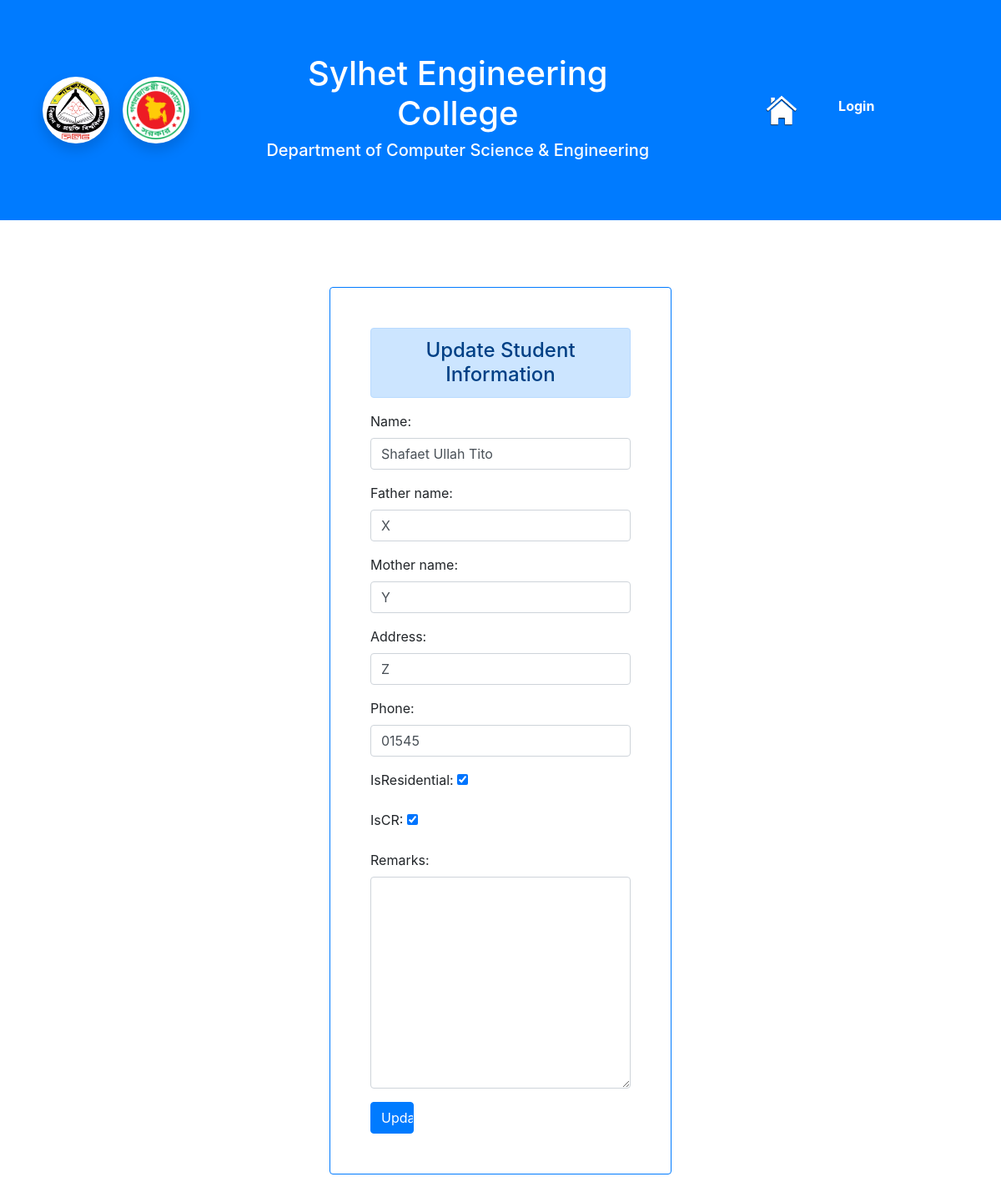
The app's page /main/update_student/CSE-15/2022331501 with its own data.
### main/models.py (models this page shows)
class Student(models.Model):
    id = models.AutoField
    reg_no = models.CharField(max_length=10, default="")
    batch_no = models.CharField(max_length=6, default="")
    session = models.CharField(max_length=8, default="")
    name = models.CharField(max_length=60, default="")
    father_name = models.CharField(max_length=60, default="")
    mother_name = models.CharField(max_length=60, default="")
    address = models.CharField(max_length=100, default="")
    phone = models.CharField(max_length=11, default="")
    isResidential = models.BooleanField(default=False)
    isCR = models.BooleanField(default=False)
    average_cgpa = models.FloatField(default=0)
    remarks = models.CharField(max_length=500, default="None")

### main/views.py (the view)
# urls.py: path('update_student/<str:batch_no>/<str:reg_no>',
def update_student(request, batch_no, reg_no):
    student = Student.objects.filter(reg_no=reg_no).first()
    if request.method == "POST":
        name = request.POST['name']
        father_name = request.POST['father_name']
        mother_name = request.POST['mother_name']
        address = request.POST['address']
        phone = request.POST['phone']
        try:
            request.POST["isCR"]
            isCR = True
        except:
            isCR = False
        try:
            request.POST["isResidential"]
            isResidential = True
        except:
            isResidential = False
        remarks = request.POST['remarks']
        student.name = name
        student.father_name = father_name
        student.mother_name = mother_name
        student.address = address
        student.phone = phone
        student.isResidential = isResidential
        student.isCR = isCR
        student.remarks = remarks
        student.save()
        return redirect(f"/main/students/{batch_no}")
    else:
        fm = UpdateStudent(instance=student)
    context = {'form': fm}
    return render(request, 'main/update_student.html', context)

### main/forms.py
class UpdateStudent(forms.ModelForm):
    class Meta:
        model = Student
        fields = ['name', 'father_name', 'mother_name', 'address', 'phone', 'isResidential', 'isCR', 'remarks']
        widgets = {
            'name' : forms.TextInput(attrs={'class':'form-control'}),
            'father_name' : forms.TextInput(attrs={'class':'form-control'}),
            'mother_name' : forms.TextInput(attrs={'class':'form-control'}),
            'address' : forms.TextInput(attrs={'class':'form-control'}),
            'phone' : forms.TextInput(attrs={'class':'form-control'}),
            'isResidential' : forms.CheckboxInput(),
            'isCR' : forms.CheckboxInput(),
            'remarks' : forms.Textarea(attrs={'class':'form-control'})
        }

### main/templates/main/update_student.html (shortened to what this page needs)
{% extends 'main/base.html' %}
{% block body %}
    <div class="row d-flex justify-content-center">
        <div class="col-md-4 my-5 p-5 border border-primary rounded">
            <h4 class="alert alert-primary text-center">Update Student Information</h4>
            <form action="" method="POST">  {% csrf_token %}
                {{form.as_p}}
                <input type="submit" class="btn btn-primary col-2" value="Update">
            </form>
        </div>
    </div>
{% endblock %}

### records on screen
Student: name "Shafaet Ullah Tito", father_name "X", mother_name "Y", address "Z", phone "01545", isResidential "☑", isCR "☑"
